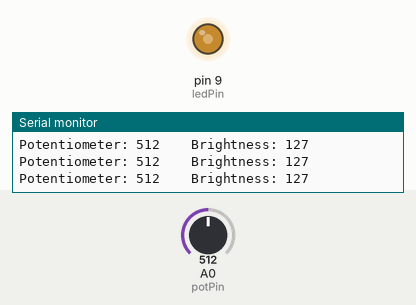
The sketch below on a simulated Arduino Uno, built with avr-gcc and run on an emulated ATmega328P. On the bench: output pins drawn as LEDs (lit = HIGH), the last lines printed to the serial monitor. Inputs (shaded band) come from the test bench; at power-on: A0 (potPin) = 512.

Above: at 1.2 s.
1.3 s: A0 (potPin) set to 418
At 1.9 s:
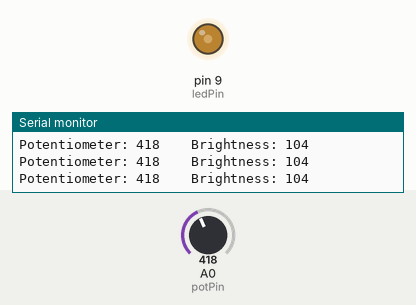
4.3 s: A0 (potPin) set to 387
At 5.4 s:
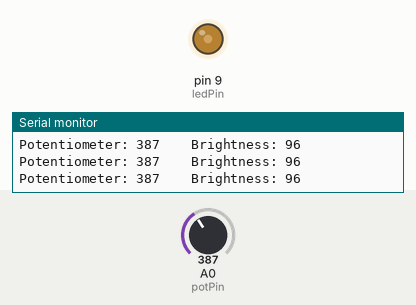
7.3 s: A0 (potPin) set to 44
At 7.8 s:
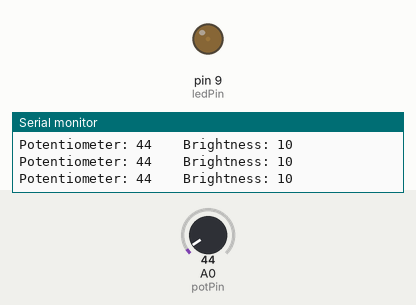
8.8 s: A0 (potPin) set to 37
At 10.1 s:
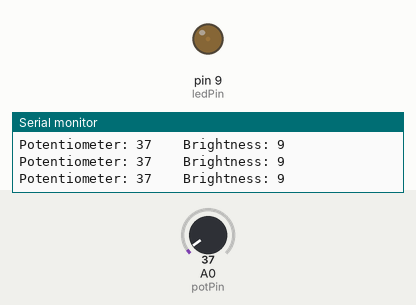
11.8 s: A0 (potPin) set to 11
At 12.2 s:
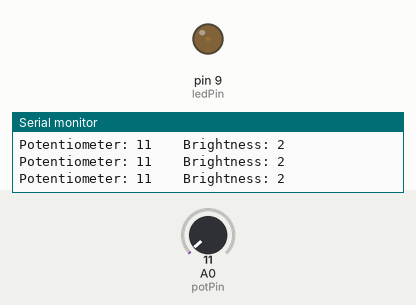
13.3 s: A0 (potPin) set to 8
At 14.4 s:
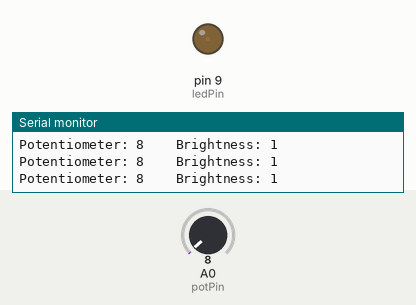
Timing chart, 0 to 16.3 s (numbered marks = the images above; inputs shaded):
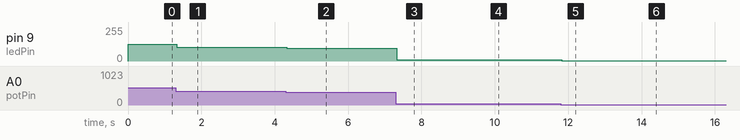

Measured:
- after the input at 1.3 s, pin 9 (ledPin): 127/255 → 104/255 at once
- after the input at 4.3 s, pin 9 (ledPin): 104/255 → 96/255 at once
- after the input at 7.3 s, pin 9 (ledPin): 96/255 → 10/255 at once
- after the input at 8.8 s, pin 9 (ledPin): 10/255 → 9/255 at once
- after the input at 11.8 s, pin 9 (ledPin): 9/255 → 2/255 at once
- after the input at 13.3 s, pin 9 (ledPin): 2/255 → 1/255 at once

The sketch:

LED_dimmer.ino
```cpp
// LED Dimmer using a Potentiometer

const int potPin = A0;
const int ledPin = 9;

int sensorValue = 0;
int brightness = 0;

void setup() {
  pinMode(ledPin, OUTPUT);
  Serial.begin(9600);
}

void loop() {

  // Read potentiometer (0-1023)
  sensorValue = analogRead(potPin);

  // Convert to PWM value (0-255)
  brightness = map(sensorValue, 0, 1023, 0, 255);

  // Set LED brightness
  analogWrite(ledPin, brightness);

  // Display values in Serial Monitor
  Serial.print("Potentiometer: ");
  Serial.print(sensorValue);

  Serial.print("    Brightness: ");
  Serial.println(brightness);

  delay(10);
}
```
